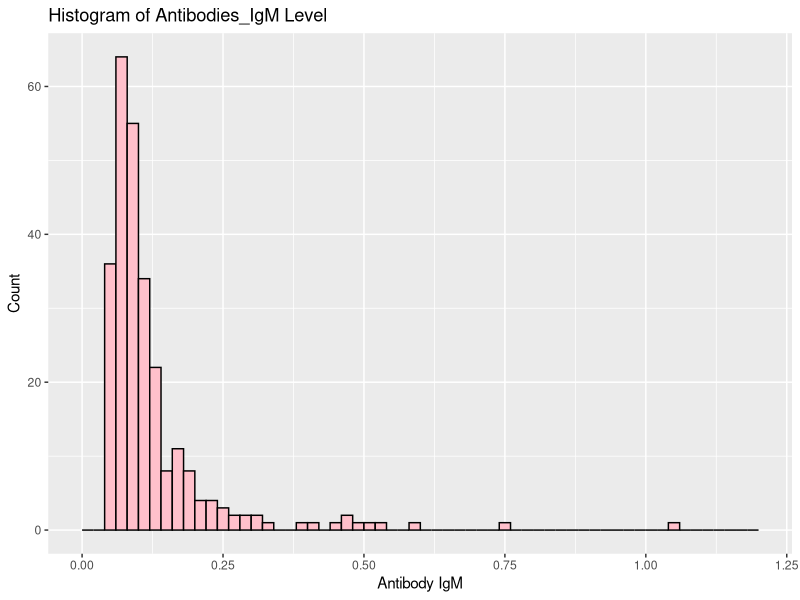

Write R code to recreate this figure.
## ---- chunk 1
# Clean all objects from the current workspace (R memory) 
rm(list = ls())

# load library
library(arsenal)
library(dplyr)
library(ggplot2)
library(tidyverse)
## ---- chunk 2
# Import data
Antibodies = read_csv(file = "./Antibodies.csv")
## ---- chunk 3
# Change variable names/labels
my_labels <- list(AgeCategory = "Age", Antibody_IgM = "Antibody(IgM)", Smell = "Smell", Gender = "Gender")

# Clean the output
my_controls <- tableby.control(
  total = T,
  test = F,  # No test p-values yet
  numeric.stats = c("meansd", "medianq1q3", "range", "Nmiss2"),
  cat.stats = c("countpct", "Nmiss2"), 
  stats.labels = list(
    meansd = "Mean (SD)",
    medianq1q3 = "Median (Q1, Q3)",
    range = "Min - Max",
    Nmiss2 = "Missing",
    countpct = "N (%)"))

tab1 <- tableby( ~ Subject + Antibody_IgM + AgeCategory + Smell + Gender, data = Antibodies, control = my_controls)

#Descriptive Statistics:
summary(tab1, title = "Descriptive Statistics: Antibodies Data", text = T, labelTranslations = my_labels)


## ---- chunk 4
# Choose the number of bars/breaks to use for the histogram

min(Antibodies$Antibody_IgM, na.rm = TRUE) # 0.048
max(Antibodies$Antibody_IgM, na.rm = TRUE) #1.0475

## ---- chunk 5
# the shape of Ig_M values looks like a reight-skewd distribution
ggplot(Antibodies, aes(x = Antibody_IgM)) +
  geom_histogram(col = "black", fill = "pink", breaks = seq(0.00,1.20, 0.02)) +                      
  #geom_vline(aes(xintercept = mean(Antibodies$Antibodies_IgM, na.rm = T)), color = "red", linetype = "dashed", size = 2) +  
  labs(title = "Histogram of Antibodies_IgM Level") +                                              
  labs(x = "Antibody IgM", y = "Count")
